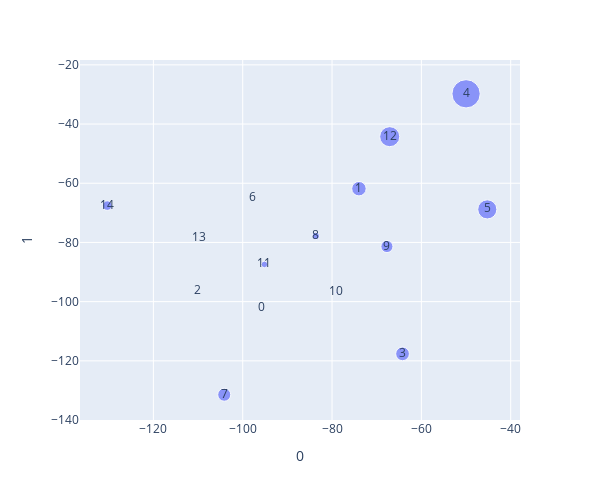

Notebook code cell kept with this figure:
### Code cell
plot_phi(tm_hp)

### Figure 1 — Plotly figure (JSON) as saved in the notebook; plotly's stock layout.template omitted (floating-point values rounded to 4 significant figures)
{"data": [{"hovertemplate": "<b>%{hovertext}</b><br><br>0=%{x}<br>1=%{y}<br>phi_sum=%{marker.size}<br>topic_id=%{text}<extra></extra>", "hovertext": ["0: bit flame climbed fire meant sign glow truth free", "1: gods clouds grey wood carven twilight climb wise temple", "2: regions village sky played abyss commenced somewhere walked sought", "3: we us our hundred thousand five height necessary land", "4: race position slightly dreaded abysses events experience fury future", "5: she you ) your ( her picture get different", "6: bringing gazed wildest damnable madly sank cursed troubled shudder", "7: ' o n't got road guess boy shut water", "8: key waves ultimate shapes gate worlds book cosmic reality", "9: marble waters beheld lives beauty laughed curse moon dwelt", "10: stream sun spread worlds ways fears seat s shadows", "11: west bodies unnatural fresh grave ghastly killed disappeared natural", "12: library court street century aged family youth father mother", "13: bringing gazed wildest damnable madly sank cursed troubled shudder", "14: ’ d s er ring bright beams o :"], "legendgroup": "", "marker": {"color": "#636efa", "size": [90.48, 9701.0, 167.0, 8743.0, 37110.0, 16980.0, 66.67, 7891.0, 2511.0, 6782.0, 174.2, 2003.0, 18590.0, 66.67, 4245.0], "sizemode": "area", "sizeref": 92.78, "symbol": "circle"}, "mode": "markers+text", "name": "", "orientation": "v", "showlegend": false, "text": ["0", "1", "2", "3", "4", "5", "6", "7", "8", "9", "10", "11", "12", "13", "14"], "type": "scatter", "x": [-95.74, -73.98, -110.2, -64.22, -49.99, -45.24, -97.77, -104.1, -83.64, -67.71, -79.03, -95.13, -67.09, -109.8, -130.3], "xaxis": "x", "y": [-102.1, -61.84, -96.56, -117.6, -29.78, -68.83, -64.85, -131.4, -77.81, -81.38, -96.81, -87.42, -44.27, -78.58, -67.55], "yaxis": "y"}], "layout": {"height": 500, "legend": {"itemsizing": "constant", "tracegroupgap": 0}, "margin": {"t": 60}, "width": 600, "xaxis": {"anchor": "y", "autorange": true, "domain": [0, 1], "range": [-136.4, -37.92], "title": {"text": "0"}, "type": "linear"}, "yaxis": {"anchor": "x", "autorange": true, "domain": [0, 1], "range": [-140.0, -18.36], "title": {"text": "1"}, "type": "linear"}}}
